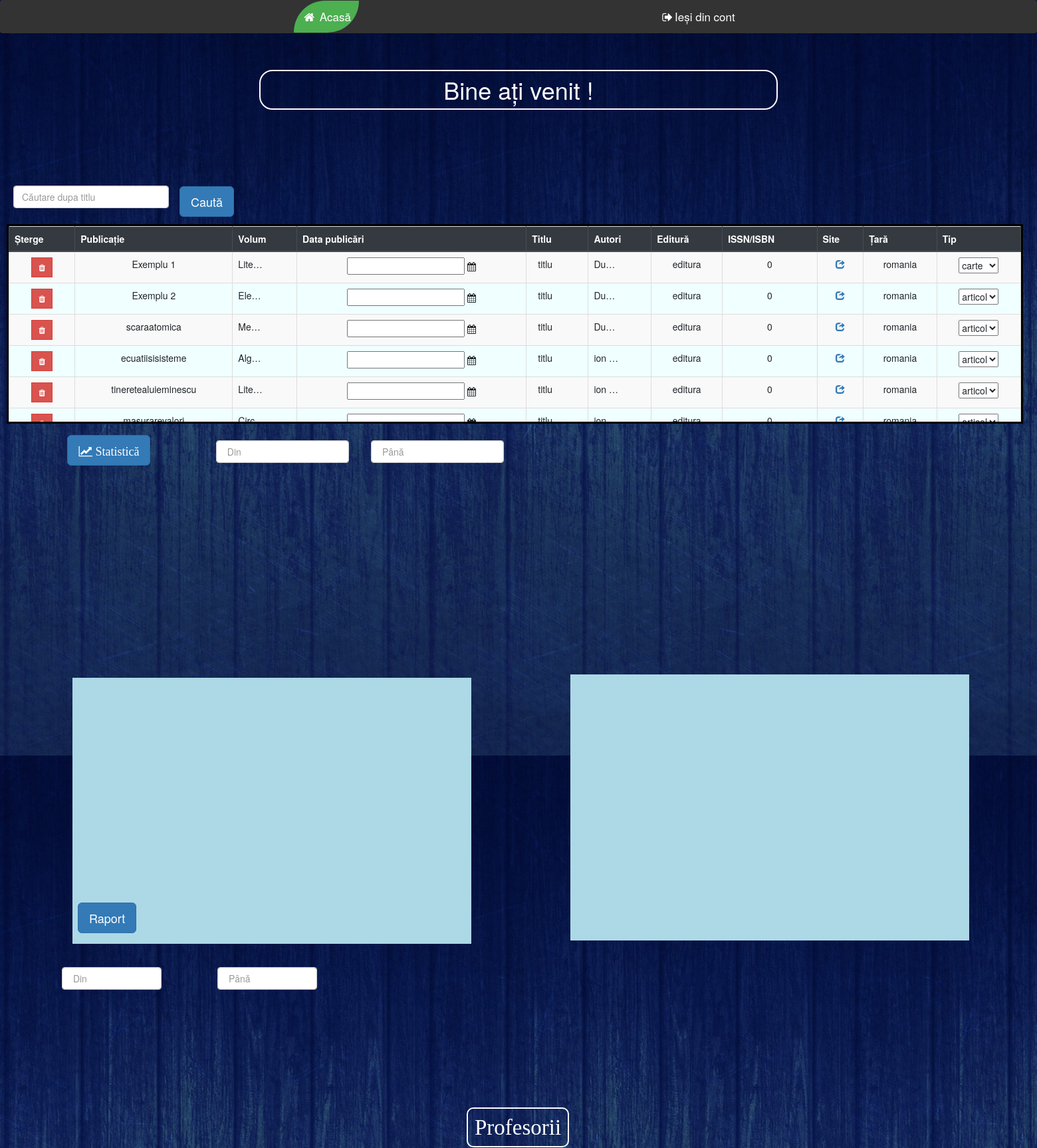
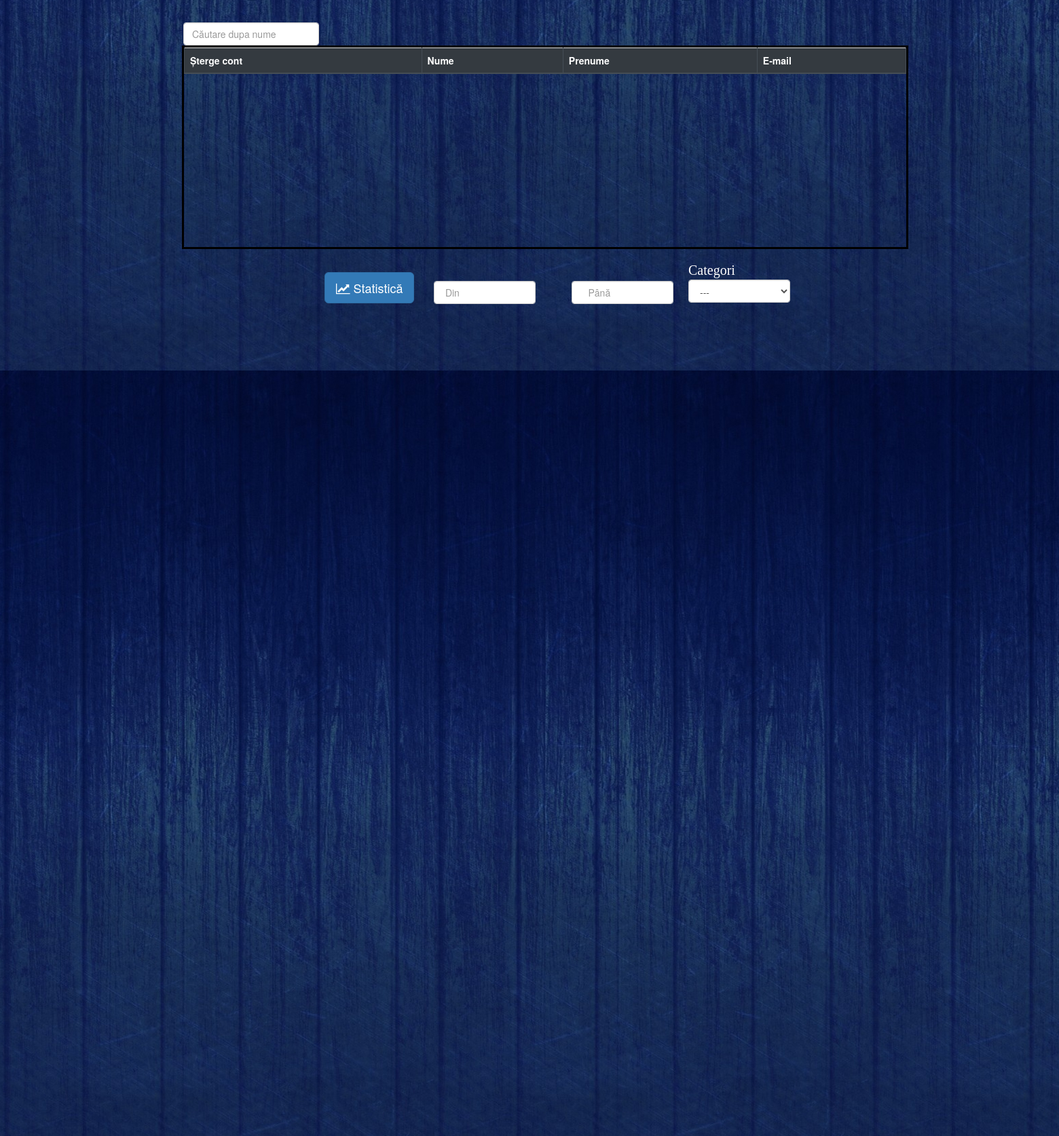
Screenshot of /director.php (signed in, upper part) with the database file from the repository (2 pictures, top to bottom).
### tables this page shows
CREATE TABLE `papers` (
  `id` int(10) NOT NULL,
  `user_id` int(10) NOT NULL COMMENT 'the user who added the paper',
  `volume` varchar(150) NOT NULL,
  `publication` varchar(150) NOT NULL,
  `type` varchar(7) DEFAULT 'lucrare',
  `uploaded_at` date NOT NULL,
  `title` varchar(250) NOT NULL DEFAULT 'titlu',
  `authors` varchar(150) NOT NULL DEFAULT 'ion simeria, tudor balac',
  `publisher` varchar(150) NOT NULL DEFAULT 'editura',
  `pages` int(5) NOT NULL DEFAULT 0,
  `website` varchar(100) NOT NULL DEFAULT 'https://scholar.google.com/',
  `country` varchar(100) NOT NULL DEFAULT 'romania'
);

### director.php (the view, shortened to what this page needs)
	<!DOCTYPE html>
<html lang="en">
<head>
		  <link rel="stylesheet" href="https://maxcdn.bootstrapcdn.com/bootstrap/4.5.0/css/bootstrap.min.css">
		  <link rel="stylesheet" href="Director.css">
		  <link rel="stylesheet" href="https://cdnjs.cloudflare.com/ajax/libs/font-awesome/4.7.0/css/font-awesome.min.css">
       <link href="https://maxcdn.bootstrapcdn.com/bootstrap/3.3.6/css/bootstrap.min.css" rel="stylesheet">
    <link href="https://cdnjs.cloudflare.com/ajax/libs/bootstrap-datepicker/1.5.0/css/bootstrap-datepicker.css" rel="stylesheet">
<?php
    $query = "SELECT COUNT(*)
              FROM papers
              INNER JOIN users ON papers.user_id = users.user_id
              && department = 2
            ";
?>
</head>
<body>
			<div class="navbar" >
			   <a class="active" href="director.php"><i class="fa fa-fw fa-home"></i> Acasă</a>
			   <a href="#" id='sign-out'><i class="fa fa-fw fa-sign-out"></i>Ieși din cont</a>
			</div>
             <h1 >Bine ați venit !</h1>
             <span  <?php echo $_SESSION['department']; ?> </span>
<div id="cauta"><input id='search_term' class="form-control" type="text" placeholder="Căutare dupa titlu" aria-label="Search"></div>
<button type='button' id='search_bttn' class="btn btn-primary btn-lg" style="postion:absolute;margin-left:270px;margin-top:-52px;" >Caută</button>
<div class="table-wrapper-scroll-y my-custom-scrollbar papers">
  <table id='tabledata_papers' class="table table-bordered table-striped mb-0">
    <thead class="thead-dark">
      <tr>
        <th scope="col">Șterge</th>
        <th scope="col">Publicație </th>
        <th scope="col">Volum</th>
        <th scope="col">Data publicări</th>
        <th scope="col">Titlu</th>
        <th scope="col">Autori</th>
        <th scope="col">Editură</th>
        <th scope="col">ISSN/ISBN</th>
        <th scope="col">Site</th>
        <th scope="col">Țară</th>
        <th scope="col">Tip</th>
      </tr>
    </thead>
    <tbody>
      <?php
        include "db.php";
        if (isset($_GET['search_term'])) {
            $term = '%' . $_GET['search_term'] . '%';
            $query = "SELECT id, publication, volume, uploaded_at, title,
                      authors, publisher, pages, website, country, type
                      FROM papers
                      INNER JOIN users ON papers.user_id = users .user_id
                      WHERE users.user_id = ? && title LIKE ?";
        }
        else
            $query = "SELECT id, publication, volume, uploaded_at, title,
                      authors, publisher, pages, website, country, type
                      FROM papers
                      INNER JOIN users ON papers.user_id = users .user_id
                      WHERE users.user_id = ?";
        if ($stmt = $con->prepare($query)) {
            if (isset($_GET['search_term']))
                $stmt->bind_param("is", $_SESSION['user_id'], $term);
            else
                $stmt->bind_param("i", $_SESSION['user_id']);
            $stmt->execute();
            $stmt->bind_result($paper_id, $publication, $volume, $uploaded_at, $title,
              $authors, $publisher, $pages, $website, $country, $type);
            while ($stmt->fetch()) {
                $uploaded_at = date("d/m/Y", strtotime($uploaded_at));
                echo "
                      <tr id='$paper_id'>
                        <td class='delete'>
                          <button name='delete' class='btn btn-danger btn-sm rounded-0' type='button'
                          data-toggle='tooltip' data-placement='top' title='Delete'>
                            <i class='fa fa-trash'></i>
                          </button>
                        </td>
                        <td class='publication'>
                          <p>$publication</p>
                        </td>
                        <td class='volume'>
                          <p>$volume</p>
                        </td>
                        <td class='uploaded_at'>
                            <input id='datepicker$paper_id' data-provide='datepicker' data-date-format='dd/mm/yyyy'>
                            <i class='fa fa-calendar'></i>
                            <script>
                            $('#datepicker$paper_id').datepicker('update', '$uploaded_at');
                            </script>
                        </td>
                        <td class='title'>
                          <p>$title</p>
                        </td>
                        <td class='authors'>
                          <p>$authors</p>
                        </td>
                        <td class='publisher'>
                          <p>$publisher<p>
                        </td>
                        <td class='pages'>
                          <p>$pages</p>
                        </td>
                        <td class='website'>
                          <a href='$website'>
                            <span class='glyphicon glyphicon-share'></span>
                          </a>
                        </td>
                        <td class='country'>
                          <p>$country</p>
                        </td>
                        <td class='type'>
							<select class='select'>";
                                if ($type === 'articol')
                                    echo "<option selected>articol</option>
                                          <option>carte</option></select></td></tr>";
                                else
                                    echo "<option>articol</option>
                                          <option selected>carte</option></select></td></tr>";
			}
        }
      ?>
    </tbody>
  </table>
</div>
<div id="analiza_dep1"><button type="button" id="chooser" class="btn btn-primary btn-lg"> <i class="fa fa-line-chart" aria-hidden="true">
Statistică</button></div></i>
					 <div class="container text-center">
								 <input id='to_year_papers' class="date-own form-control" style="width: 200px;postion:absolute; margin-top:-9%;margin-left:30%;" type="text" placeholder=" Până">
						</div>
					 <div class="container text-center">
								 <input id='from_year_papers' class="date-own form-control" style="width: 200px;  postion:absolute; margin-top:-9%;margin-left:9%;" type="text" placeholder=" Din">
						</div>
 <div id="graf"></div>
 <div id="graf_2"></div>
 <div id="raport_1"><button type="button" id="chooser_gf1" class="btn btn-primary btn-lg">
Raport</button> <span id='percentdiff' style="font-size: 25px; color:black;"></span></div>
					<div id="data_1"> <div class="container text-center">
								 <input id='from_year_gf1' class="date-own form-control" style="width: 150px; " type="text" placeholder=" Din">
						</div>
						</div>
					 <div id="data_2"><div class="container text-center">
								 <input id='to_year_gf1' class="date-own form-control" style="width: 150px; " type="text" placeholder=" Până">
						</div>
					 </div>
  <div id="piechart" style="width: 900px; height: 500px;"></div>
<div id="baza_date">
	<span id="cont_titlu">Profesorii</span><br><br><br>
	<div id="cauta_prof"><input name='search_teachers' class="form-control" type="text" placeholder="Căutare dupa nume" aria-label="Search"></div>
	<div id="muta_tabel"><div class="table-wrapper-scroll-y my-custom-scrollbar teachers">
  <table id='tabledata_teachers' class="table table-bordered table-striped mb-0" ">
    <thead class="thead-dark">
      <tr>
        <th scope="col">Șterge cont</th>
        <th scope="col">Nume</th>
        <th scope="col">Prenume</th>
		<th scope="col">E-mail</th>
      </tr>
    </thead>
  </table>
 </div>
</div>
<div>
 <div id="raport"><button type="butt3" id="chooser_teachers" class="btn btn-primary btn-lg"> <i class="fa fa-line-chart" aria-hidden="true"></i>
Statistică</button></div>
					 <div id="data_3"><div class="container text-center">
								 <input id='from_year_teachers' class="date-own form-control" style="width: 150px; " type="text" placeholder=" Din">
						</div>
					 </div>
					 <div id="data_4"><div class="container text-center">
								 <input id='to_year_teachers' class="date-own form-control" style="width: 150px; " type="text" placeholder="   Până">
						</div>
					 </div>
					<div id="categori_raport">
					 <div class="form-group">
						<span id="ani">Categori </span>
						<select id='teachers_type_select' class="form-control">
						  <option>---</option>
						</select>
					  </div>
					 </div>
 </div>
</body>
</html>

### Director.css (style rules this page uses)
body { font-family: Arial, Helvetica, sans-serif; background-image: url("p1.jpg"); background-color:NavajoWhite; overflow-x: hidden; }
h1 { position:relative; top:35px !important; font-size: 50px; color: white !important; padding: 8px; width: 50%; margin-left: 25% !important; font-family: Times, "Times New Roman", serif; margin-bottom: 12% !important; text-align:center; border:2px solid white; border-radius: 20px 20px; }
.my-custom-scrollbar { position: static; height: 300px; width: 98%; overflow: auto; margin-left: 10px; display: block; border:3px solid black; }
.table-wrapper-scroll-y { display: block; margin-bottom: 8% ; }
th,tr,tbody { text-align: center; background-color:#F0FFFF; }
#baza_date { position:absolute; margin-top:-55%; margin-left:5%; height: 300px; width: 100%; }
#cont_titlu { margin:40%; font-family: Times, "Times New Roman", serif; font-size: 33px; color:white; border:2px solid white; border-radius:10px; padding:10px; }
#graf { background-color: lightblue; width: 600px; height: 400px; position: relative; top: -60px; margin-left:55%; }
#graf_2 { background-color: lightblue; width: 600px; height: 400px; position: relative; top: -455px; margin-left:7%; }
#analiza_dep1 { position:absolute; margin-top:-108px; margin-left:6.5%; }
#analiza_dep1 { width:100px; height:100px; }
#ani { color:white; font-family: Times, "Times New Roman", serif; font-size:20px; }
#raport { position:absolute; top:455px; margin-left:400px; }
.active { background-color: green; }
#cauta { position:absolute; width:15%; margin:20px; margin-top:-38px; }
#raport_1 { position:absolute; margin-top:-33.2%; margin-left: 7.5%; }
#cauta_prof { width:200px; margin-left:192px; }
#categori_raport { position:absolute; width:150px ; top:146%; margin-left:60%; }
.navbar { background-color: #555; overflow: auto; list-style-type: none; margin: 0; padding: 0; overflow: hidden; background-color: #333; position: static; top: 0px; width: 100%; border-radius: 25px; }
.navbar a { padding: 12px; color: white; text-decoration: none; font-size: 17px; border-radius: 70px 1px; }
.navbar a.active { background-color: #4CAF50; }
#data_1 { position:absolute; margin-top:-420px; margin-left:5%; }
#data_2 { position:absolute; margin-top:-420px; margin-left:20%; }
#muta_tabel { margin-left:180px; width:70%; }
#data_3 { position:absolute; margin-top:-40px; margin-left:35%; }
#data_4 { position:absolute; margin-top:-40px; margin-left:48%; }
td.volume p, td.title p, td.authors p { border-radius: 0px !important; text-overflow:ellipsis; width: 40px; white-space: nowrap; overflow: hidden; }

### rows the page displays
papers: publication "Exemplu 1", volume "Lite…", title "titlu", authors "Du…", publisher "editura", pages "0", country "romania", type "carte"
papers: publication "Exemplu 2", volume "Ele…", title "titlu", authors "Du…", publisher "editura", pages "0", country "romania", type "articol"
papers: publication "scaraatomica", volume "Me…", title "titlu", authors "Du…", publisher "editura", pages "0", country "romania", type "articol"
papers: publication "ecuatiisisisteme", volume "Alg…", title "titlu", authors "ion…", publisher "editura", pages "0", country "romania", type "articol"
papers: publication "tineretealuieminescu", volume "Lite…", title "titlu", authors "ion…", publisher "editura", pages "0", country "romania", type "articol"
papers: publication "masurarevalori", volume "Circ…", title "titlu", authors "ion…", publisher "editura", pages "0", country "romania", type "articol"
